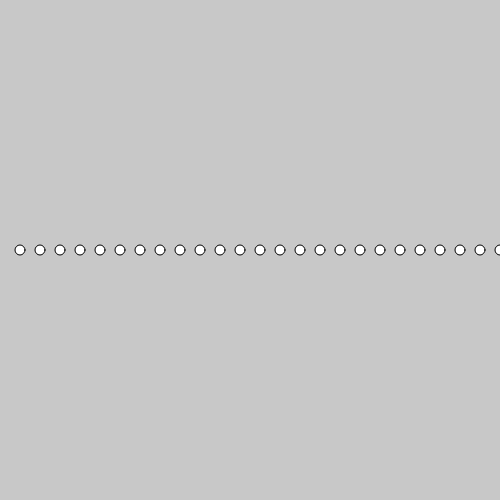
Frame 1 (no input)
Frame 60 (no input): identical to frame 1, image omitted
Frame 120 (the mouse pressed at the canvas centre since frame 60): identical to frame 1, image omitted

The p5.js sketch that drew this single still picture (run headless with seeded random() and noise() and a simulated clock; from frame 60 on, the mouse is pressed at the canvas centre):

// p5.js sketch
// ── sketch.js
var circleX

function setup() {
  createCanvas(500,500);
  var circleX = 1;
}

function draw () {
  background(200);

  fill (255);

  circleX = 0;

  while (circleX < width){
    circleX = circleX + 20;
    ellipse (circleX, height/2, 10, 10);
  }

}
